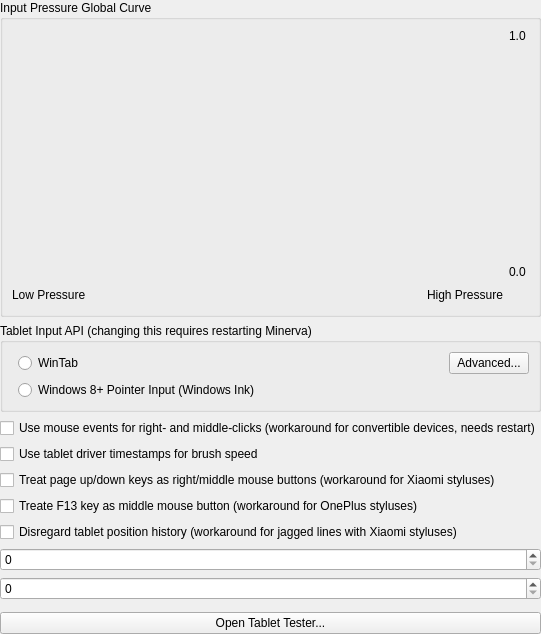
<?xml version="1.0" encoding="UTF-8"?>
<ui version="4.0">
 <author>
    SPDX-FileCopyrightText: none
    SPDX-License-Identifier: GPL-3.0-or-later
  </author>
 <class>WdgTabletSettings</class>
 <widget class="QWidget" name="WdgTabletSettings">
  <property name="windowTitle">
   <string>Color Settings</string>
  </property>
  <layout class="QVBoxLayout" name="verticalLayout_2">
   <property name="leftMargin">
    <number>0</number>
   </property>
   <property name="topMargin">
    <number>0</number>
   </property>
   <property name="rightMargin">
    <number>0</number>
   </property>
   <property name="bottomMargin">
    <number>0</number>
   </property>
   <item>
    <widget class="QGroupBox" name="groupBox">
     <property name="title">
      <string>Input Pressure Global Curve</string>
     </property>
     <layout class="QGridLayout" name="gridLayout">
      <item row="0" column="0">
       <widget class="KisCurveWidget" name="pressureCurve" native="true">
        <property name="sizePolicy">
         <sizepolicy hsizetype="MinimumExpanding" vsizetype="MinimumExpanding">
          <horstretch>0</horstretch>
          <verstretch>0</verstretch>
         </sizepolicy>
        </property>
        <property name="minimumSize">
         <size>
          <width>200</width>
          <height>250</height>
         </size>
        </property>
        <property name="autoFillBackground">
         <bool>false</bool>
        </property>
       </widget>
      </item>
      <item row="1" column="0">
       <layout class="QHBoxLayout" name="horizontalLayout">
        <item>
         <widget class="QLabel" name="label_2">
          <property name="sizePolicy">
           <sizepolicy hsizetype="Fixed" vsizetype="Preferred">
            <horstretch>0</horstretch>
            <verstretch>0</verstretch>
           </sizepolicy>
          </property>
          <property name="text">
           <string>Low Pressure</string>
          </property>
         </widget>
        </item>
        <item>
         <spacer name="horizontalSpacer">
          <property name="orientation">
           <enum>Qt::Horizontal</enum>
          </property>
          <property name="sizeHint" stdset="0">
           <size>
            <width>40</width>
            <height>20</height>
           </size>
          </property>
         </spacer>
        </item>
        <item>
         <widget class="QLabel" name="label_3">
          <property name="sizePolicy">
           <sizepolicy hsizetype="Fixed" vsizetype="Preferred">
            <horstretch>0</horstretch>
            <verstretch>0</verstretch>
           </sizepolicy>
          </property>
          <property name="text">
           <string>High Pressure</string>
          </property>
         </widget>
        </item>
       </layout>
      </item>
      <item row="0" column="1">
       <layout class="QVBoxLayout" name="verticalLayout">
        <item>
         <widget class="QLabel" name="label_5">
          <property name="text">
           <string>1.0</string>
          </property>
         </widget>
        </item>
        <item>
         <spacer name="verticalSpacer">
          <property name="orientation">
           <enum>Qt::Vertical</enum>
          </property>
          <property name="sizeHint" stdset="0">
           <size>
            <width>20</width>
            <height>40</height>
           </size>
          </property>
         </spacer>
        </item>
        <item>
         <widget class="QLabel" name="label_4">
          <property name="text">
           <string>0.0</string>
          </property>
         </widget>
        </item>
       </layout>
      </item>
     </layout>
    </widget>
   </item>
   <item>
    <widget class="QGroupBox" name="grpTabletApi">
     <property name="title">
      <string>Tablet Input API (changing this requires restarting Minerva)</string>
     </property>
     <layout class="QFormLayout" name="formLayout_2">
      <item row="0" column="1">
       <layout class="QHBoxLayout" name="horizontalLayout_2">
        <item>
         <widget class="QRadioButton" name="radioWintab">
          <property name="text">
           <string>WinTab</string>
          </property>
         </widget>
        </item>
        <item>
         <spacer name="horizontalSpacer_3">
          <property name="orientation">
           <enum>Qt::Horizontal</enum>
          </property>
          <property name="sizeHint" stdset="0">
           <size>
            <width>40</width>
            <height>20</height>
           </size>
          </property>
         </spacer>
        </item>
        <item>
         <widget class="QPushButton" name="btnResolutionSettings">
          <property name="text">
           <string comment="Tablet mapping settings">Advanced...</string>
          </property>
         </widget>
        </item>
       </layout>
      </item>
      <item row="1" column="1">
       <widget class="QRadioButton" name="radioWin8PointerInput">
        <property name="text">
         <string>Windows 8+ Pointer Input (Windows Ink)</string>
        </property>
       </widget>
      </item>
     </layout>
    </widget>
   </item>
   <item>
    <widget class="QCheckBox" name="chkUseRightMiddleClickWorkaround">
     <property name="toolTip">
      <string>&lt;html&gt;&lt;head/&gt;&lt;body&gt;&lt;p&gt;Some tablet devices don't pass barrel-button clicks via tablet API. If you have such a device, you can try activate this workaround. Minerva will try to read right- and middle-button clicks from the mouse events stream. It may or may not work on your device (depends on the tablet driver implementation).&lt;/p&gt;&lt;p&gt;&lt;br/&gt;&lt;/p&gt;&lt;p&gt;After changing this option Minerva should be restarted.&lt;/p&gt;&lt;/body&gt;&lt;/html&gt;</string>
     </property>
     <property name="text">
      <string>Use mouse events for right- and middle-clicks (workaround for convertible devices, needs restart)</string>
     </property>
    </widget>
   </item>
   <item>
    <widget class="QCheckBox" name="chkUseTimestampsForBrushSpeed">
     <property name="text">
      <string notr="true">Use tablet driver timestamps for brush speed</string>
     </property>
    </widget>
   </item>
   <item>
    <widget class="QCheckBox" name="chkUsePageUpDownMouseButtonEmulationWorkaround">
     <property name="text">
      <string>Treat page up/down keys as right/middle mouse buttons (workaround for Xiaomi styluses)</string>
     </property>
    </widget>
   </item>
   <item>
    <widget class="QCheckBox" name="chkUseHighFunctionKeyMouseButtonEmulationWorkaround">
     <property name="text">
      <string>Treate F13 key as middle mouse button (workaround for OnePlus styluses)</string>
     </property>
    </widget>
   </item>
   <item>
    <widget class="QCheckBox" name="chkUseIgnoreHistoricTabletEventsWorkaround">
     <property name="text">
      <string>Disregard tablet position history (workaround for jagged lines with Xiaomi styluses)</string>
     </property>
    </widget>
   </item>
   <item>
    <widget class="KisSliderSpinBox" name="intMaxAllowedBrushSpeed" native="true">
     <property name="sizePolicy">
      <sizepolicy hsizetype="MinimumExpanding" vsizetype="Minimum">
       <horstretch>0</horstretch>
       <verstretch>0</verstretch>
      </sizepolicy>
     </property>
     <property name="toolTip">
      <string>Maximum speed mapped to 1.0 for the speed sensor curve. Should be set to the maximum speed you can reach using Tablet Tester</string>
     </property>
    </widget>
   </item>
   <item>
    <widget class="KisSliderSpinBox" name="intBrushSpeedSmoothing" native="true">
     <property name="sizePolicy">
      <sizepolicy hsizetype="MinimumExpanding" vsizetype="Minimum">
       <horstretch>0</horstretch>
       <verstretch>0</verstretch>
      </sizepolicy>
     </property>
     <property name="toolTip">
      <string>Amount of smoothing Minerva should do to speed sensor. This value is very hardware-dependent</string>
     </property>
    </widget>
   </item>
   <item>
    <widget class="KisAngleSelector" name="tiltDirectionOffsetAngle" native="true">
     <property name="sizePolicy">
      <sizepolicy hsizetype="MinimumExpanding" vsizetype="Minimum">
       <horstretch>0</horstretch>
       <verstretch>0</verstretch>
      </sizepolicy>
     </property>
     <property name="toolTip">
      <string>Angle offset added to the reported pen tilt direction.</string>
     </property>
    </widget>
   </item>
   <item>
    <widget class="QPushButton" name="btnTabletTest">
     <property name="text">
      <string>Open Tablet Tester...</string>
     </property>
    </widget>
   </item>
   <item>
    <spacer name="verticalSpacer_2">
     <property name="orientation">
      <enum>Qt::Orientation::Vertical</enum>
     </property>
     <property name="sizeHint" stdset="0">
      <size>
       <width>20</width>
       <height>0</height>
      </size>
     </property>
    </spacer>
   </item>
  </layout>
 </widget>
 <customwidgets>
  <customwidget>
   <class>KisSliderSpinBox</class>
   <extends>QSpinBox</extends>
   <header location="global">kis_slider_spin_box.h</header>
   <container>1</container>
  </customwidget>
  <customwidget>
   <class>KisCurveWidget</class>
   <extends>QWidget</extends>
   <header>widgets/kis_curve_widget.h</header>
   <container>1</container>
  </customwidget>
  <customwidget>
   <class>KisAngleSelector</class>
   <extends>QWidget</extends>
   <header location="global">KisAngleSelector.h</header>
   <container>1</container>
  </customwidget>
 </customwidgets>
 <resources/>
 <connections/>
</ui>
